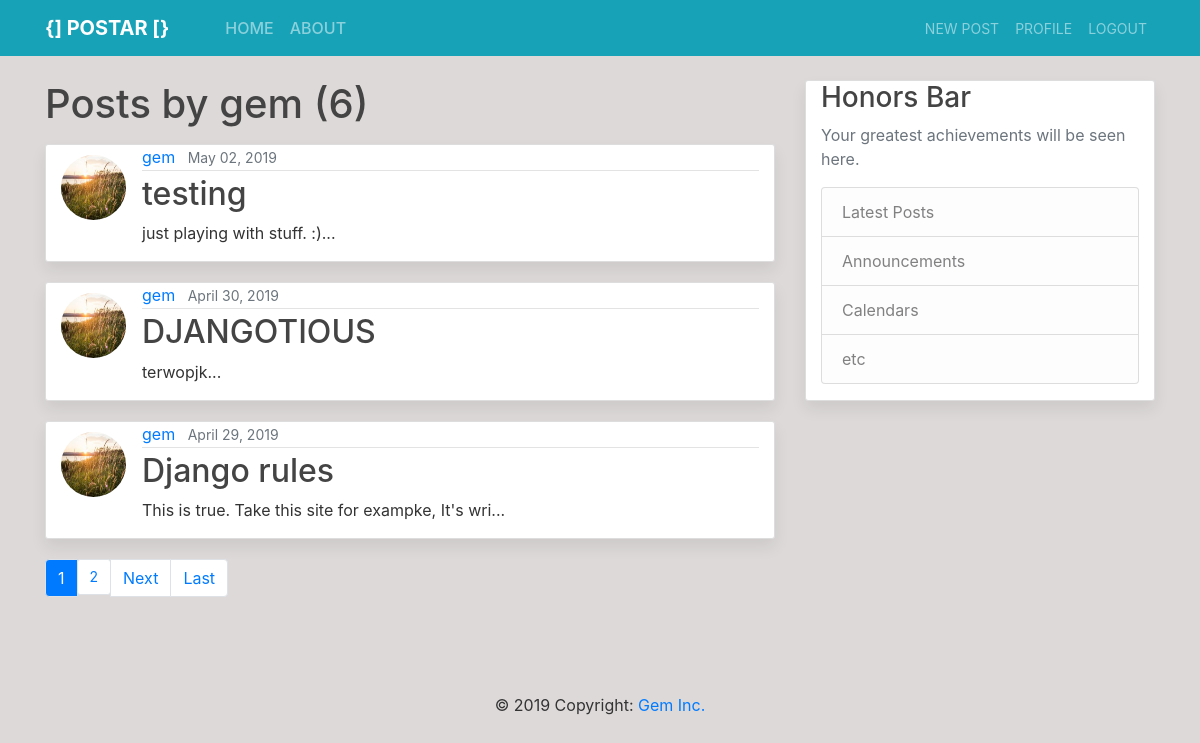
The app's page /user/gem/ (signed in) with its own data.
### blog/models.py (models this page shows, shortened)
class Post(models.Model):
    title = models.CharField(max_length=100)
    content = models.TextField()
    date_posted = models.DateTimeField(auto_now_add=True)
    author = models.ForeignKey(User, on_delete=models.CASCADE)
    def snippet(self):
        if Post.content == [50]:
            return self.content[50]
        else:
            return self.content[:50] + '...'

### users/models.py (models this page shows, shortened)
class Profile(models.Model):
    user = models.OneToOneField(User, on_delete=models.CASCADE)
    image = models.ImageField(default='default.jpg', upload_to='profile_pics')

### blog/views.py (the view)
# urls.py: path('user/<str:username>/', UserPostListView.as_view(), name='user-posts'),
class UserPostListView(ListView):
    model = Post
    template_name = 'blog/user_posts.html'
    context_object_name = 'posts'
    paginate_by = 3
    def get_queryset(self):
        user = get_object_or_404(User, username=self.kwargs.get('username'))
        return Post.objects.filter(author=user).order_by('-date_posted')

### blog/templates/blog/user_posts.html (shortened to what this page needs)
{% extends 'blog/base.html' %}
{% block content %}
{% if user.is_authenticated%}
<h1 class="mb-3">Posts by {{ view.kwargs.username }} ({{ page_obj.paginator.count }})</h1>
{% for post in posts%}
<div class="content-section special">
<article class="container media">
        <a href="{% url 'user-profile' post.author.username %}"><img src="{{ post.author.profile.image.url }}" class="rounded-circle article-img" alt="profile"></a>
        <div class="media-body">
        <div class="article-metadata">
            <a href="{% url 'user-posts' post.author.username %}" class="mr-2">{{ post.author }}</a>
            <small class="text-muted">{{ post.date_posted|date:"F d, Y" }}</small>
        </div>
        <h2><a class="article-title" href="{% url 'post-detail' post.id%}">{{ post.title }}</a></h2>
        <p class="article-content">{{ post.snippet }}</p>
    </div>
</article>
</div>
{% endfor %}
<ul class="pagination">
    {% if is_paginated %}
    {% for num in page_obj.paginator.page_range %}
    {% if page_obj.number == num %}
    <li class="page-item"><a class="page-link" style="background-color: #007bff; color: #fff;" href="?page={{ num }}">{{ num }}</a></li>
    {% elif num > page_obj.number|add:'-3' and num < page_obj.number|add:'3' %}
    <li class="page-item"><a class="page-link btn-info btn-sm" href="?page={{ num }}">{{ num }}</a></li>
    {% endif %}
    {% endfor %}
    {% if  page_obj.has_next %}
    <li class="page-item"><a class="page-link" href="?page={{ page_obj.next_page_number }}">Next</a></li>
    <li class="page-item"><a class="page-link" href="?page={{ page_obj.paginator.num_pages }}">Last</a></li>
    {% endif %}
    {% endif %}
</ul>
{% else %}
<h1>You must be logged in first</h1>
<a href="{% url 'login' %}">Login</a>
{% endif %}
{% endblock %}

### blog/templates/blog/base.html (shortened to what this page needs)
{% load static %}
<!DOCTYPE html>
<html lang="en">
<head>
    <link rel="stylesheet" href="{% static 'bootstrap/css/bootstrap.css' %}">
    <link rel="stylesheet" href="{% static 'blog/css/main.css' %}">
</head>
<header class="small-header site-header bg-steel">
    <nav class="navbar navbar-expand-md navbar-dark bg-steel fixed-top bg-info">
        <div class="container">
            <a href="{% url 'blog-home' %}" class="navbar-brand mr-5"><strong>{] POSTAR [}</strong></a>
            <div class="collapse navbar-collapse" id="navbarToggle">
                <div class=" navbar-nav mr-auto">
                    <a href="{% url 'blog-home' %}" class="nav-item nav-link">HOME</a>
                    <a href="{% url 'blog-about' %}" class="nav-item nav-link">ABOUT</a>
                </div>
                <div class="navbar-nav">
                    {% if user.is_authenticated %}
                    <a href="{% url 'post-create' %}" class="nav-item nav-link"><small>NEW POST</small></a>
                    <a href="{% url 'profile' %}" class="nav-item nav-link"><small>PROFILE</small></a>
                    <a href="{% url 'logout' %}" class="nav-item nav-link"><small>LOGOUT</small></a>
                    {% else %}
                    <a href="{% url 'login' %}" class="nav-item nav-link"><small>LOGIN</small></a>
                    <a href="{% url 'register' %}" class="nav-item nav-link"><small>REGISTER</small></a>
                    {% endif %}
                </div>
            </div>
        </div>
    </nav>
</header>
<body>
    <main role="main" class="container">
        <div class="row">
            <div class="col-md-8">
                {% block content %}{% block modal %}{% endblock modal %}{% endblock content %}
            </div>
            <div class="col-md-4">
                <div class="container content-section fixed">
                    <h3>Honors Bar</h3>
                    <p class='text-muted'> Your greatest achievements will be seen here.
                        <ul class="list-group">
                            <li class="list-group-item list-group-item-light">Latest Posts {{ post.title }}</li>
                            <li class="list-group-item list-group-item-light">Announcements</li>
                            <li class="list-group-item list-group-item-light">Calendars</li>
                            <li class="list-group-item list-group-item-light">etc</li>
                        </ul>
                    </p>
                </div>
            </div>
        </div>
    </main>
    <div class="cotainer" style="padding-top: 5rem;">
        <footer class="page-footer blue font-small">
            <div class="container">
                <div class="footer-copyright text-center py-3">&copy; 2019 Copyright:
                    <a href="{% url 'blog-about' %}">Gem Inc.</a>
                </div>
            </div>
        </footer>
    </div>
</body>
</html>

### blog/static/blog/css/main.css (style rules this page uses)
body { background: #ddd9d9; color: #333333; margin-top: 5rem; }
h1, h2, h3, h4, h5, h6 { color: #444444; }
ul { margin: 0; }
.bg-steel { margin-top: 0; background-color: #1d8bda; }
.site-header, .navbar-nav, .nav-link:hover { color: #ffffff; }
.site-header, .navbar-nav, .nav-link.active { font-weight: 500; }
.content-section { background: #ffffff; padding: 10px, 20px; border: 1px solid #dddddd; border-radius: 3px; margin-bottom: 20px; box-shadow: 0 0.5rem 1rem rgba(0, 0, 0, 0.075) !important; }
.article-title { color: #444444; }
.article-content { white-space: pre-line; }
.article-img { height: 65px; width: 65px; margin-right: 16px; margin-top: 10px; }
.article-metadata { padding-bottom: 1px; margin-bottom: 4px; border-bottom: 1px solid #e3e3e3; }

### records on screen
Post: author.profile.image (picture), author "gem", date_posted "May 02, 2019", title "testing", snippet "just playing with stuff. :)..."
Post: author.profile.image (picture), author "gem", date_posted "April 30, 2019", title "DJANGOTIOUS", snippet "terwopjk..."
Post: author.profile.image (picture), author "gem", date_posted "April 29, 2019", title "Django rules", snippet "This is true. Take this site for exampke, It's wri..."

### other values on screen
{{ view.kwargs.username }} "gem"
{{ page_obj.paginator.count }} "6"
{{ num }} "1"
{{ num }} "2"
